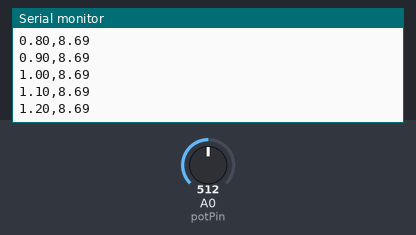
Simulated run of this sketch. Board: Arduino Uno, built with avr-gcc and run on an emulated ATmega328P. On the bench: the last lines printed to the serial monitor. The test bench sets the inputs (shaded band); at power-on: A0 (potPin) = 512.

Above: at 1.2 s.
1.3 s: A0 (potPin) set to 716
At 1.32 s:
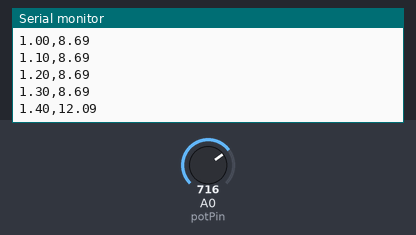
2.8 s: A0 (potPin) set to 900
At 2.83 s:
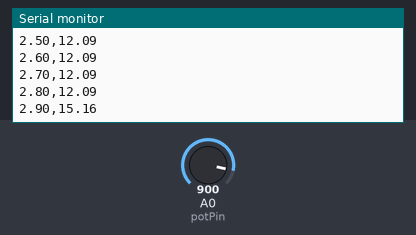
Timing chart, 0 to 5.8 s (numbered marks = the images above; inputs shaded):
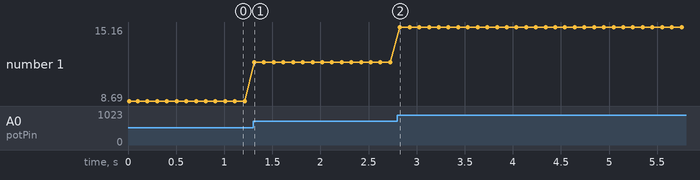

Measured:
- after the input at 1.3 s, the serial monitor: prints a new line at once (image 1)
- plotted number 1: 8.69 → 12.09 after the input at 1.3 s

The sketch:

Thrust_Data.ino
```cpp
/*
  Force Sensor Reading

  modified 19 March 2016
  by Josh Cook
*/

int potPin = 0;    // Analog input pin attached to (A0)
int potValue = 0;  // value read from the force sensor
float mass = 0.0;
float thrust = 0.0;
float t = 0.0;

void setup() {
  Serial.begin(9600);     // initialize serial communications at 9600 bps (for serial monitor output)
  while(!Serial);
  Serial.println("time,thrust");
}

void loop() {
  potValue = analogRead(potPin); // read the potential value from the specified analog pin (returns value 0 to 1023)
  if(potValue > 0) {
    mass = (1.7 * potValue) + 16.6;
    thrust = (mass / 1000) * 9.8;
    t = t + 0.1;
  }
  else {
    thrust = 0.0;
  }

  Serial.print(t);
  Serial.print(",");
  Serial.println(thrust);      // print the potential value back to the serial monitor

  delay(100);                     // wait 10 milliseconds before the next loop

}
```
